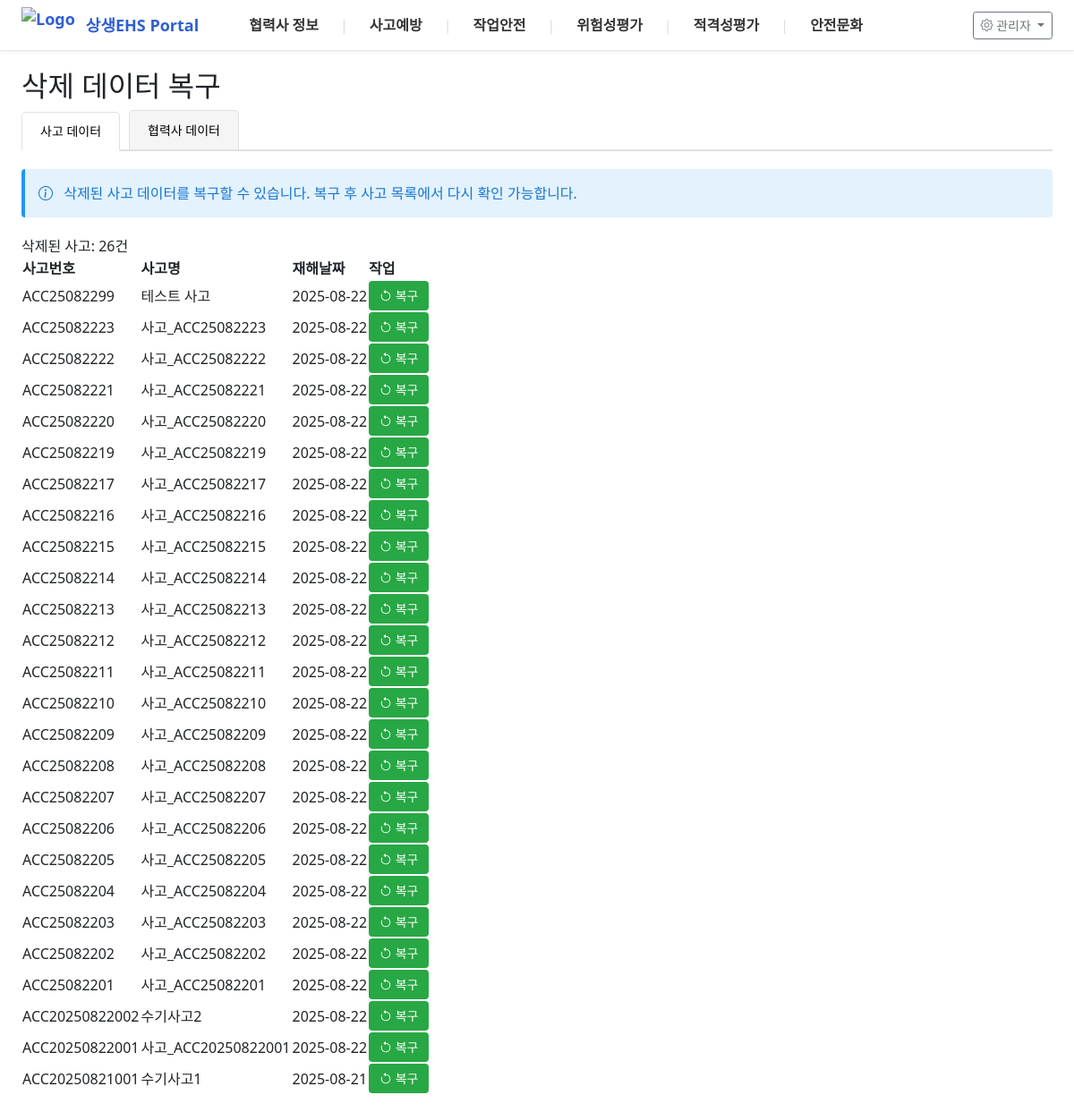
Page /data-recovery on the committed database.
### tables this page shows
CREATE TABLE accidents_cache (
                id INTEGER PRIMARY KEY AUTOINCREMENT,
                business_number TEXT NOT NULL,
                accident_date TEXT,
                accident_type TEXT,
                accident_location TEXT,
                accident_description TEXT,
                injury_level TEXT,
                injured_count INTEGER,
                cause_analysis TEXT,
                preventive_measures TEXT,
                report_date TEXT,
                reporter_name TEXT,
                synced_at DATETIME DEFAULT CURRENT_TIMESTAMP, custom_data TEXT, accident_number TEXT, accident_name TEXT, accident_time TEXT, accident_datetime TEXT, accident_grade TEXT, injury_type TEXT, injury_form TEXT, workplace TEXT, building TEXT, floor TEXT, location_detail TEXT, day_of_week TEXT, responsible_company1 TEXT, responsible_company1_no TEXT, responsible_company2 TEXT, responsible_company2_no TEXT, is_deleted INTEGER DEFAULT 0,
                FOREIGN KEY (business_number) REFERENCES partners_cache (business_number)
            );

### app.py (the view)
@app.route("/data-recovery")
def data_recovery():
    conn = sqlite3.connect(DB_PATH)
    conn.row_factory = sqlite3.Row
    deleted_accidents_rows = conn.execute("""
        SELECT * FROM accidents_cache
        WHERE is_deleted = 1
        ORDER BY accident_date DESC, accident_number DESC
    """).fetchall()
    deleted_accidents = [dict(row) for row in deleted_accidents_rows]
    conn.close()
    return render_template('data-recovery.html',
                         deleted_accidents=deleted_accidents,
                         menu=MENU_CONFIG,
                         active_slug='data-recovery')

### app.py (called while the page is built, shortened)
def init_sample_data():
    conn = partner_manager.db_config.get_sqlite_connection()
    cursor = conn.cursor()
    try:
        cursor.execute("SELECT COUNT(*) FROM partners_cache")
        count = cursor.fetchone()[0]
        cursor.execute("PRAGMA table_info(partners_cache)")
        columns = [col[1] for col in cursor.fetchall()]
        if count > 0:
            conn.close()
            return
    except Exception as e:
        logging.warning(f"데이터 확인 중 오류: {e}")

@app.before_request
def before_request():
    init_db()

@app.after_request
def add_header(response):
    response.headers['Cache-Control'] = 'no-cache, no-store, must-revalidate'
    response.headers['Pragma'] = 'no-cache'
    response.headers['Expires'] = '0'
    return response

### database_config.py (called while the page is built)
    def get_sqlite_connection(self):
        return sqlite3.connect(self.local_db_path)

### templates/data-recovery.html (shortened to what this page needs)
{% extends "base.html" %}
{% block content %}
<div class="page-header">
    <h2 class="page-title">삭제 데이터 복구</h2>
</div>
<div class="tab-menu">
    <button class="tab-button active" onclick="switchTab('accident')">사고 데이터</button>
    <button class="tab-button" onclick="switchTab('partner')">협력사 데이터</button>
</div>
<div id="accident-tab" class="tab-content active">
    <div class="info-message">
        <i class="bi bi-info-circle"></i>
        삭제된 사고 데이터를 복구할 수 있습니다. 복구 후 사고 목록에서 다시 확인 가능합니다.
    </div>
    <div class="table-section">
        <div class="table-header">
            <div class="left-controls">
                <span class="total-count">삭제된 사고: {{ deleted_accidents|length }}건</span>
            </div>
        </div>
        <div class="table-wrapper">
            <table class="data-table">
                <thead>
                    <tr>
                        <th>사고번호</th>
                        <th>사고명</th>
                        <th>재해날짜</th>
                        <th>작업</th>
                    </tr>
                </thead>
                <tbody>
                    {% for accident in deleted_accidents %}
                    <tr>
                        <td>{{ accident.accident_number }}</td>
                        <td>{{ accident.accident_name or '-' }}</td>
                        <td>{{ accident.accident_date or '-' }}</td>
                        <td>
                            <button class="btn btn-sm btn-success" onclick="restoreAccident('{{ accident.id }}')">
                                <i class="bi bi-arrow-counterclockwise"></i> 복구
                            </button>
                        </td>
                    </tr>
                    {% else %}
                    <tr>
                        <td colspan="4" class="no-data">삭제된 사고 데이터가 없습니다.</td>
                    </tr>
                    {% endfor %}
                </tbody>
            </table>
        </div>
    </div>
</div>
{% endblock %}

### templates/base.html (style rules this page uses)
html, body { overflow-x: hidden; width: 100%; max-width: 100vw; }

### templates/data-recovery.html (style rules this page uses)
.tab-menu { display: flex; gap: 10px; margin-bottom: 20px; border-bottom: 2px solid #e0e0e0; }
.tab-button { padding: 10px 20px; background: #f5f5f5; border: 1px solid #e0e0e0; border-bottom: none; border-radius: 5px 5px 0 0; cursor: pointer; font-size: 14px; transition: all 0.3s; }
.tab-button.active { background: #fff; font-weight: 500; position: relative; bottom: -2px; border-bottom: 2px solid #fff; }
.tab-content { display: none; }
.tab-content.active { display: block; }
.info-message { background: #e3f2fd; border-left: 4px solid #2196f3; padding: 15px; margin-bottom: 20px; border-radius: 4px; color: #1976d2; }
.info-message i { margin-right: 8px; }
.btn-success { background: #28a745; color: white; border: none; padding: 6px 12px; border-radius: 4px; cursor: pointer; }

### rows in the picture
accidents_cache: accident_number "ACC25082299", accident_name "테스트 사고", accident_date "2025-08-22"
accidents_cache: accident_number "ACC25082223", accident_name "사고_ACC25082223", accident_date "2025-08-22"
accidents_cache: accident_number "ACC25082222", accident_name "사고_ACC25082222", accident_date "2025-08-22"
accidents_cache: accident_number "ACC25082221", accident_name "사고_ACC25082221", accident_date "2025-08-22"
accidents_cache: accident_number "ACC25082220", accident_name "사고_ACC25082220", accident_date "2025-08-22"
accidents_cache: accident_number "ACC25082219", accident_name "사고_ACC25082219", accident_date "2025-08-22"
accidents_cache: accident_number "ACC25082217", accident_name "사고_ACC25082217", accident_date "2025-08-22"
accidents_cache: accident_number "ACC25082216", accident_name "사고_ACC25082216", accident_date "2025-08-22"
accidents_cache: accident_number "ACC25082215", accident_name "사고_ACC25082215", accident_date "2025-08-22"
accidents_cache: accident_number "ACC25082214", accident_name "사고_ACC25082214", accident_date "2025-08-22"
accidents_cache: accident_number "ACC25082213", accident_name "사고_ACC25082213", accident_date "2025-08-22"
accidents_cache: accident_number "ACC25082212", accident_name "사고_ACC25082212", accident_date "2025-08-22"
accidents_cache: accident_number "ACC25082211", accident_name "사고_ACC25082211", accident_date "2025-08-22"
accidents_cache: accident_number "ACC25082210", accident_name "사고_ACC25082210", accident_date "2025-08-22"
accidents_cache: accident_number "ACC25082209", accident_name "사고_ACC25082209", accident_date "2025-08-22"
accidents_cache: accident_number "ACC25082208", accident_name "사고_ACC25082208", accident_date "2025-08-22"
accidents_cache: accident_number "ACC25082207", accident_name "사고_ACC25082207", accident_date "2025-08-22"
accidents_cache: accident_number "ACC25082206", accident_name "사고_ACC25082206", accident_date "2025-08-22"
accidents_cache: accident_number "ACC25082205", accident_name "사고_ACC25082205", accident_date "2025-08-22"
accidents_cache: accident_number "ACC25082204", accident_name "사고_ACC25082204", accident_date "2025-08-22"
accidents_cache: accident_number "ACC25082203", accident_name "사고_ACC25082203", accident_date "2025-08-22"
accidents_cache: accident_number "ACC25082202", accident_name "사고_ACC25082202", accident_date "2025-08-22"
accidents_cache: accident_number "ACC25082201", accident_name "사고_ACC25082201", accident_date "2025-08-22"
accidents_cache: accident_number "ACC20250822002", accident_name "수기사고2", accident_date "2025-08-22"
accidents_cache: accident_number "ACC20250822001", accident_name "사고_ACC20250822001", accident_date "2025-08-22"
accidents_cache: accident_number "ACC20250821001", accident_name "수기사고1", accident_date "2025-08-21"

### other values in the picture
{{ m.title }} "협력사 정보" "사고예방" "작업안전" "위험성평가" "적격성평가" "안전문화"
{{ deleted_accidents|length }} "26"
